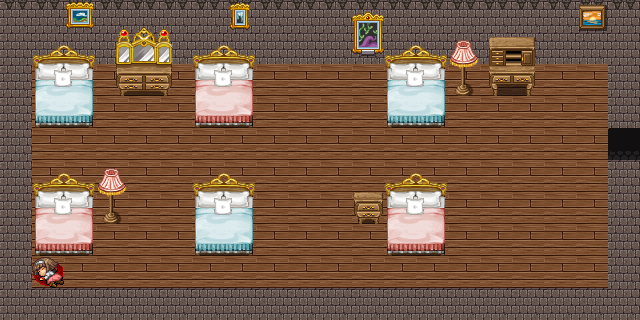

Below is a game level as drawn by its tile map, then a one-line description and the .tmx that defines it (tile-layer data replaced by summaries):
An orthogonal 20x10 tile map with 32x32 px tiles, 4 tile layers (Tile Layer 1, Tile Layer 2, Tile Layer 3, Tile Layer 4), 4 tilesets.

<map version="1.0" orientation="orthogonal" renderorder="right-down" width="20" height="10" tilewidth="32" tileheight="32" nextobjectid="1">
 <tileset firstgid="1" name="Castle2" tilewidth="32" tileheight="32" tilecount="256" columns="16">
  <image source="Castle2.png" width="512" height="512" />
 </tileset>
 <tileset firstgid="257" name="wooden_floors" tilewidth="32" tileheight="32" tilecount="64" columns="8">
  <image source="wooden_floors.png" width="256" height="256" />
 </tileset>
 <tileset firstgid="321" name="Furniture-Wealthy-byLunarea" tilewidth="32" tileheight="32" tilecount="300" columns="20">
  <image source="Furniture-Wealthy-byLunarea.png" width="640" height="480" />
 </tileset>
 <tileset firstgid="621" name="dead" tilewidth="32" tileheight="32" tilecount="96" columns="12">
  <image source="dead.png" width="384" height="256" />
 </tileset>
 <layer name="Tile Layer 1" width="20" height="10">
  <data>[200 cells, 200 non-empty, 1 distinct tile ids]</data>
 </layer>
 <layer name="Tile Layer 2" width="20" height="10">
  <data>[200 cells, 73 non-empty, 2 distinct tile ids]</data>
 </layer>
 <layer name="Tile Layer 3" width="20" height="10">
  <data>[200 cells, 60 non-empty, 34 distinct tile ids]</data>
 </layer>
 <layer name="Tile Layer 4" width="20" height="10">
  <data>[200 cells, 1 non-empty, 1 distinct tile ids]</data>
 </layer>
</map>
